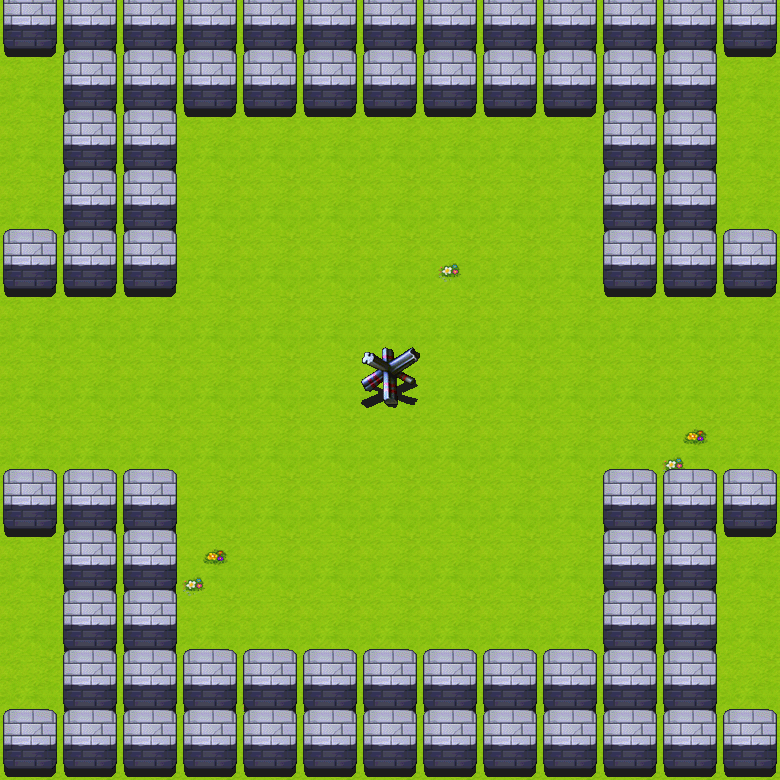

Rendered tile map (Tiled .tmx) drawn with the repository's tilesets; below, a short description and the map source with its tile grids summarised:
An orthogonal 13x13 tile map with 60x60 px tiles, 19 tile layers (floor, river, riverfake, bridge, ...), 4 tilesets and 4 objects (plyartPoint, enemyPoint1, enemyPoint2, enemyPoint3).

<map version="1.0" orientation="orthogonal" width="13" height="13" tilewidth="60" tileheight="60">
 <properties>
  <property name="11" value="5" />
  <property name="3" value="10" />
  <property name="8" value="30" />
  <property name="9" value="30" />
 </properties>
 <tileset firstgid="1" name="floor_grass" tilewidth="60" tileheight="60">
  <image source="floor_grass.png" width="240" height="600" />
 </tileset>
 <tileset firstgid="41" name="block" tilewidth="60" tileheight="120">
  <image source="block.png" width="600" height="600" />
 </tileset>
 <tileset firstgid="91" name="bridge" tilewidth="60" tileheight="60">
  <image source="bridge.png" width="360" height="60" />
 </tileset>
 <tileset firstgid="97" name="garbage" tilewidth="60" tileheight="60">
  <image source="garbage.png" width="540" height="60" />
 </tileset>
 <layer name="floor" width="13" height="13">
  <data>[169 cells, 169 non-empty, 1 distinct tile ids]</data>
 </layer>
 <layer name="river" width="13" height="13">
  <data>[169 cells, 1 non-empty, 1 distinct tile ids]</data>
 </layer>
 <layer name="riverfake" width="13" height="13">
  <data>[169 cells, 1 non-empty, 1 distinct tile ids]</data>
 </layer>
 <layer name="bridge" width="13" height="13">
  <data>[169 cells, 1 non-empty, 1 distinct tile ids]</data>
 </layer>
 <layer name="garbage" width="13" height="13">
  <data>[169 cells, 7 non-empty, 2 distinct tile ids]</data>
 </layer>
 <layer name="block0" width="13" height="13">
  <data>[169 cells, 13 non-empty, 1 distinct tile ids]</data>
 </layer>
 <layer name="block1" width="13" height="13">
  <data>[169 cells, 11 non-empty, 1 distinct tile ids]</data>
 </layer>
 <layer name="block2" width="13" height="13">
  <data>[169 cells, 4 non-empty, 1 distinct tile ids]</data>
 </layer>
 <layer name="block3" width="13" height="13">
  <data>[169 cells, 4 non-empty, 1 distinct tile ids]</data>
 </layer>
 <layer name="block4" width="13" height="13">
  <data>[169 cells, 6 non-empty, 1 distinct tile ids]</data>
 </layer>
 <layer name="block5" width="13" height="13">
  <data>[169 cells, 1 non-empty, 1 distinct tile ids]</data>
 </layer>
 <layer name="block6" width="13" height="13">
  <data>[169 cells, 1 non-empty, 1 distinct tile ids]</data>
 </layer>
 <layer name="block7" width="13" height="13">
  <data>[169 cells, 1 non-empty, 1 distinct tile ids]</data>
 </layer>
 <layer name="block8" width="13" height="13">
  <data>[169 cells, 6 non-empty, 1 distinct tile ids]</data>
 </layer>
 <layer name="block9" width="13" height="13">
  <data>[169 cells, 4 non-empty, 1 distinct tile ids]</data>
 </layer>
 <layer name="block10" width="13" height="13">
  <data>[169 cells, 4 non-empty, 1 distinct tile ids]</data>
 </layer>
 <layer name="block11" width="13" height="13">
  <data>[169 cells, 11 non-empty, 1 distinct tile ids]</data>
 </layer>
 <layer name="block12" width="13" height="13">
  <data>[169 cells, 13 non-empty, 1 distinct tile ids]</data>
 </layer>
 <objectgroup name="Objects" width="13" height="13">
  <object name="plyartPoint" x="395" y="542" width="27" height="27" />
  <object name="enemyPoint1" x="453" y="183" width="28" height="28" />
  <object name="enemyPoint2" x="331" y="181" width="28" height="28" />
  <object name="enemyPoint3" x="390" y="181" width="28" height="28" />
 </objectgroup>
 <layer name="grass" width="13" height="13">
  <data>[169 cells, 1 non-empty, 1 distinct tile ids]</data>
 </layer>
</map>